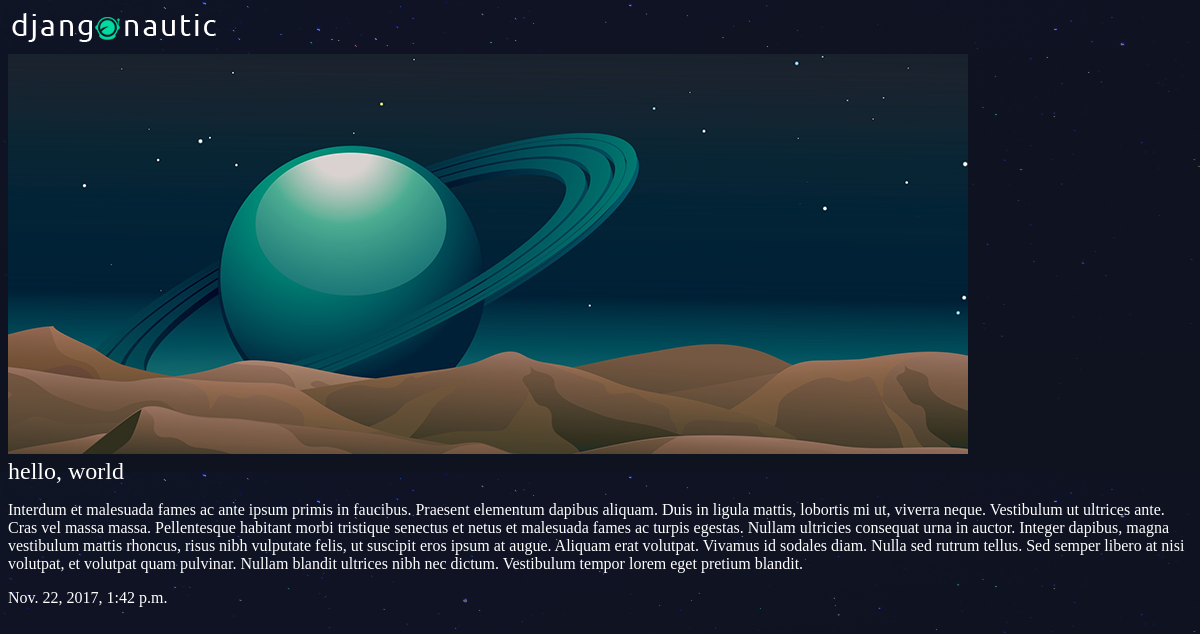
The app's page /articles/helloworld/ with its own data.
### articles/models.py (models this page shows, shortened)
class Article(models.Model): # Article is a table
    title = models.CharField(max_length=100)
    slug = models.SlugField()
    body = models.TextField()
    date = models.DateTimeField(auto_now_add=True)
    thumb = models.ImageField(default="default.png", blank=True)

### articles/views.py (the view)
# urls.py: url(r'^(?P<slug>[\w-]+)/$', views.article_detail, name="detail"), #slug can be abc, anything
def article_detail(request, slug):
    article = Article.objects.get(slug=slug)
    return render(request, 'articles/article_detail.html', {"article": article})

### articles/templates/articles/article_detail.html
{% extends 'base_layout.html' %}
{% block content %}
<div class="article-detail">
    <div class="article">
        <img src="{{ article.thumb.url }}">
        <h2>{{ article.title }}</h2>
        <p>{{ article.body }}</p>
        <p>{{ article.date }}</p>
    </div>
</div>
{% endblock %}

### assets/styles.css (style rules this page uses)
body { background-color: #0f121f; background-image: url(/static/stars.png); background-repeat-y: no-repeat; color: #fff; }
body * { font-family: Ubuntu; }
h1, h2, h3, h4, h5 { font-weight: normal; margin: 0; }

### records on screen
Article: thumb (placeholder picture), title "hello, world", body "Interdum et malesuada fames ac ante ipsum primis in faucibus. Praesent elementum dapibus aliquam. Duis in ligula mattis, lobortis mi ut, viverra neque. Vestibulum ut ultrices ante. Cras vel massa massa. Pellentesque habitant morbi tristique senectus et netus et malesuada fames ac turpis egestas. Nullam ultricies consequat urna in auctor. Integer dapibus, magna vestibulum mattis rhoncus, risus nibh vulputate felis, ut suscipit eros ipsum at augue. Aliquam erat volutpat. Vivamus id sodales diam. Nulla sed rutrum tellus. Sed semper libero at nisi volutpat, et volutpat quam pulvinar. Nullam blandit ultrices nibh nec dictum. Vestibulum tempor lorem eget pretium blandit.", date "Nov. 22, 2017, 1:42 p.m."
